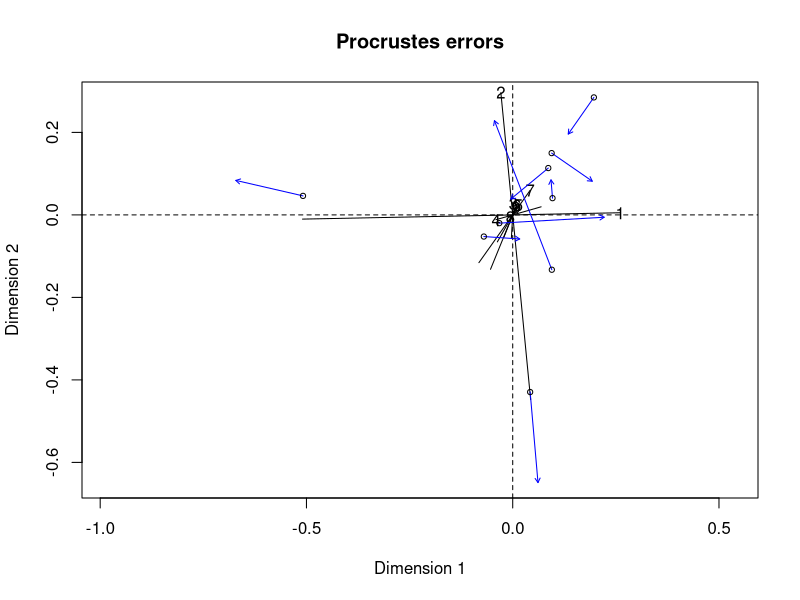

Write R code to recreate this figure.
library(tidyverse) # for figures, pipes etc.
library(vegan) # for NMDS
library(ggpubr) # for arranging figures


### Mantel test ####

# Compare juvenille inverts to emerging inverts in each community

benthic <- read.csv("Data/benthics_rares_rel.csv") # veg QCC samples, rares (<=2) removed and rel. by col max
emerge <- read.csv("Data/inverts_rare_rel_2018.csv") # 2018 emergent community, rares and rel. same as above

str(benthic)
str(emerge)

##### Mantel tests ######
?mantel

## uninvaded Mantel first first

uninvaded.b <- subset(benthic,
                      Habitat =="Uninvaded")

uninvaded.b.inverts <- uninvaded.b[,4:25]
uninvaded.b.env <- uninvaded.b[,1:3]


uninvaded.e <- subset(emerge,
                      Habitat =="Uninvaded")

uninvaded.e.inverts <- uninvaded.e[,4:93]
uninvaded.e.env <- uninvaded.e[,1:3]


# B-C dissimilarity matrix 

uninvaded.benthic.bc <- vegdist(uninvaded.b.inverts, method = "bray")
uninvaded.emerge.bc <- vegdist(uninvaded.e.inverts, method = "bray")

(uninvaded.mantel <- mantel(uninvaded.emerge.bc, uninvaded.benthic.bc,
                            method = "pearson",
                            permutations = 999))


#Mantel statistic r: 0.07563 
#Significance: 0.346 

# Upper quantiles of permutations (null model):
#  90%   95%  97.5%   99% 
#  0.241  0.341 0.406 0.456 
# Permutation: free
# Number of permutations: 999


### invaded ###

## invaded Mantel first first

invaded.b <- subset(benthic,
                      Habitat =="Invaded")

invaded.b.inverts <- invaded.b[,4:25]
invaded.b.env <- invaded.b[,1:3]


invaded.e <- subset(emerge,
                      Habitat =="Invaded")

invaded.e.inverts <- invaded.e[,4:93]
invaded.e.env <- invaded.e[,1:3]


# B-C dissimilarity matrix 

invaded.benthic.bc <- vegdist(invaded.b.inverts, method = "bray")
invaded.emerge.bc <- vegdist(invaded.e.inverts, method = "bray")

(invaded.mantel <- mantel(invaded.emerge.bc, invaded.benthic.bc,
                            method = "pearson",
                            permutations = 999))

#Mantel statistic based on Pearson's product-moment correlation 
#Mantel statistic r: -0.3187 
#      Significance: 0.925 

#Upper quantiles of permutations (null model):
#  90%   95% 97.5%   99% 
#0.287 0.350 0.393 0.454 
#Permutation: free
#Number of permutations: 999


###  Restored ###

## Restored Mantel first first

restored.b <- subset(benthic,
                    Habitat =="Restored")

Restored.b.inverts <- restored.b[,4:25]
Restored.b.env <- restored.b[,1:3]


Restored.e <- subset(emerge,
                    Habitat =="Restored")

Restored.e.inverts <- Restored.e[,4:93]
Restored.e.env <- Restored.e[,1:3]


# B-C dissimilarity matrix 

Restored.benthic.bc <- vegdist(Restored.b.inverts, method = "bray")
Restored.emerge.bc <- vegdist(Restored.e.inverts, method = "bray")

(Restored.mantel <- mantel(Restored.emerge.bc, Restored.benthic.bc,
                          method = "pearson",
                          permutations = 999))

#Mantel statistic based on Pearson's product-moment correlation 
#Mantel statistic r: 0.1133 
#      Significance: 0.319 

#Upper quantiles of permutations (null model):
#  90%   95% 97.5%   99% 
# 0.260 0.322 0.362 0.398 
#Permutation: free
#Number of permutations: 999

############ Procrustes #############

(res.pro <- procrustes(Restored.emerge.bc, Restored.benthic.bc))

summary(res.pro)
plot(res.pro)







